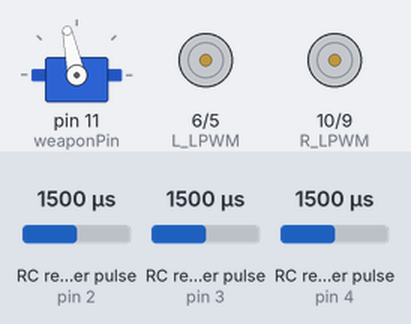
This sketch was run on a simulated Arduino Uno, built with avr-gcc and run on an emulated ATmega328P. On the bench: servo, motor-driver pin pairs drawn as motors (green arrow = first pin HIGH = forward, orange = second pin HIGH = backward, longer = more drive). Wiring (inferred from the names in the program): 3 × RC receiver channel: data pin 2 / data pin 3 / data pin 4. Inputs (shaded band) come from the test bench; at power-on: RC receiver pulse (sensors on pin 2, pin 3, pin 4) 1500 µs.

Above: at 4.2 s.
4.3 s: RC receiver pulse (sensor on pin 2) set to 1020 µs
At 6.6 s:
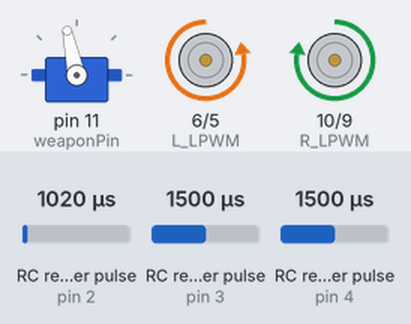
7.3 s: RC receiver pulse (sensor on pin 3) set to 1020 µs
At 8.9 s:
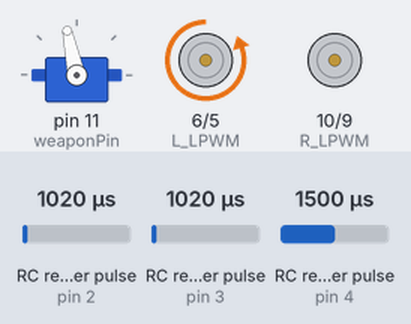
10.3 s: RC receiver pulse (sensor on pin 2) set to 1250 µs
At 12.0 s:
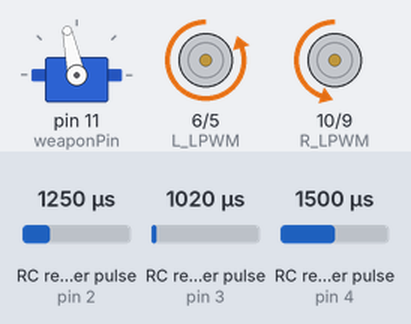
13.3 s: RC receiver pulse (sensor on pin 3) set to 1500 µs
At 14.6 s:
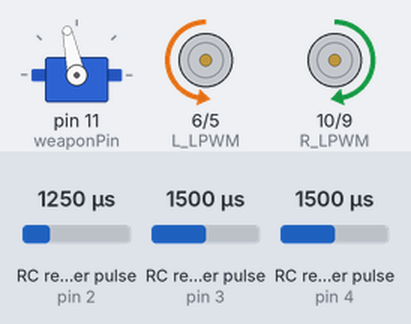
16.3 s: RC receiver pulse (sensor on pin 2) set to 1750 µs
At 18.1 s:
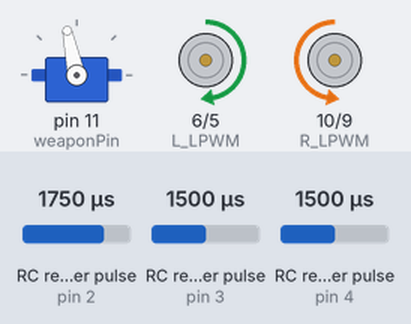
19.3 s: RC receiver pulse (sensor on pin 2) set to 1980 µs
At 21.3 s:
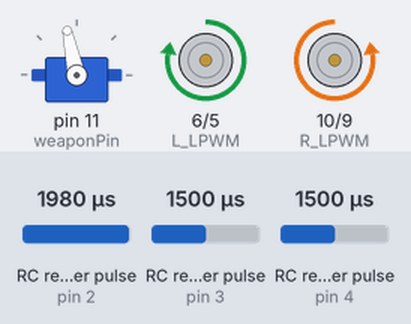
Timing chart, 0 to 22.8 s (numbered marks = the images above; inputs shaded):
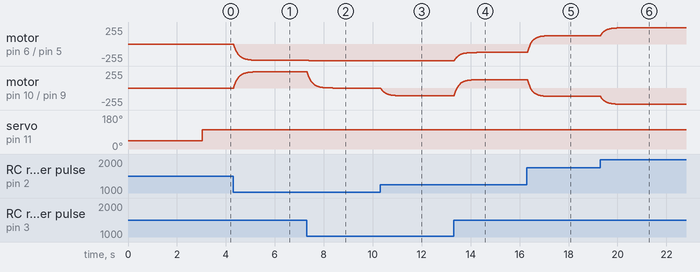

Measured:
- after the input at 4.3 s, motor on pin 6 (L_LPWM) / pin 5 (L_RPWM): moves from stopped to backward 244/255 over 1.0 s, starting at once; motor on pin 10 (R_LPWM) / pin 9 (R_RPWM): moves from stopped to forward 244/255 over 1.0 s, starting at once
- after the input at 7.3 s, motor on pin 6 (L_LPWM) / pin 5 (L_RPWM): moves from backward 244/255 to backward 254/255 over 0.42 s, starting at once; motor on pin 10 (R_LPWM) / pin 9 (R_RPWM): moves from forward 244/255 to stopped over 1.0 s, starting at once
- after the input at 10.3 s, motor on pin 10 (R_LPWM) / pin 9 (R_RPWM): moves from stopped to backward 117/255 over 0.90 s, starting at once
- after the input at 13.3 s, motor on pin 6 (L_LPWM) / pin 5 (L_RPWM): moves from backward 254/255 to backward 127/255 over 0.92 s, starting at once; motor on pin 10 (R_LPWM) / pin 9 (R_RPWM): moves from backward 117/255 to forward 126/255 over 1.0 s, starting at once
- after the input at 16.3 s, motor on pin 6 (L_LPWM) / pin 5 (L_RPWM): moves from backward 127/255 to forward 127/255 over 1.0 s, starting at once; motor on pin 10 (R_LPWM) / pin 9 (R_RPWM): moves from forward 126/255 to backward 127/255 over 1.0 s, starting at once
- after the input at 19.3 s, motor on pin 6 (L_LPWM) / pin 5 (L_RPWM): moves from forward 127/255 to forward 244/255 over 0.90 s, starting at once; motor on pin 10 (R_LPWM) / pin 9 (R_RPWM): moves from backward 127/255 to backward 244/255 over 0.90 s, starting at once

The sketch:

brobots_prototype.ino
```cpp
#include <Servo.h>

// Receiver pins
const int ch1Pin = 2; // Steering
const int ch2Pin = 3; // Throttle
const int ch3Pin = 4; // Inversion toggle

// Motor driver pins
const int L_RPWM = 5;
const int L_LPWM = 6;

const int R_RPWM = 9;
const int R_LPWM = 10;

// Weapon ESC
const int weaponPin = 11;
Servo weaponESC;

// PARAMETERS
int deadzone = 20;
int center = 1500;

// ESC values
int escStop = 1000;
int escPower = 1600;

// Inversion
bool inverted = false;
bool lastToggleState = false;

// Smooth acceleration
float smoothFactor = 0.1; // lower = smoother
float leftMotorSmooth = 0;
float rightMotorSmooth = 0;

void setup() {
  pinMode(ch1Pin, INPUT);
  pinMode(ch2Pin, INPUT);
  pinMode(ch3Pin, INPUT);

  pinMode(L_RPWM, OUTPUT);
  pinMode(L_LPWM, OUTPUT);
  pinMode(R_RPWM, OUTPUT);
  pinMode(R_LPWM, OUTPUT);

  weaponESC.attach(weaponPin);

  weaponESC.writeMicroseconds(escStop);
  delay(3000); // wait for ESC to arm
}

void loop() {
  int steering = pulseIn(ch1Pin, HIGH, 25000);
  int throttle = pulseIn(ch2Pin, HIGH, 25000);
  int toggle   = pulseIn(ch3Pin, HIGH, 25000);

  // DEADZONE
  if (abs(steering - center) < deadzone) steering = center;
  if (abs(throttle - center) < deadzone) throttle = center;

  // NORMALIZE
  int steerVal = map(steering, 1000, 2000, -255, 255);
  int throttleVal = map(throttle, 1000, 2000, -255, 255);

  // INVERSION TOGGLE
  bool currentToggleState = (toggle > 1500);

  if (currentToggleState && !lastToggleState) {
    inverted = !inverted;
  }
  lastToggleState = currentToggleState;

  if (inverted) {
    throttleVal = -throttleVal;
    steerVal = -steerVal;
  }

  // DIFFERENTIAL DRIVE
  int leftMotorTarget  = throttleVal + steerVal;
  int rightMotorTarget = throttleVal - steerVal;

  leftMotorTarget = constrain(leftMotorTarget, -255, 255);
  rightMotorTarget = constrain(rightMotorTarget, -255, 255);

  // SMOOTH ACCELERATION
  leftMotorSmooth  += (leftMotorTarget - leftMotorSmooth) * smoothFactor;
  rightMotorSmooth += (rightMotorTarget - rightMotorSmooth) * smoothFactor;

  setMotor(L_RPWM, L_LPWM, (int)leftMotorSmooth);
  setMotor(R_RPWM, R_LPWM, (int)rightMotorSmooth);

  weaponESC.writeMicroseconds(escPower);
}

void setMotor(int rpwm, int lpwm, int speed) {
  if (speed > 0) {
    analogWrite(rpwm, speed);
    analogWrite(lpwm, 0);
  } else {
    analogWrite(rpwm, 0);
    analogWrite(lpwm, -speed);
  }
}
```
